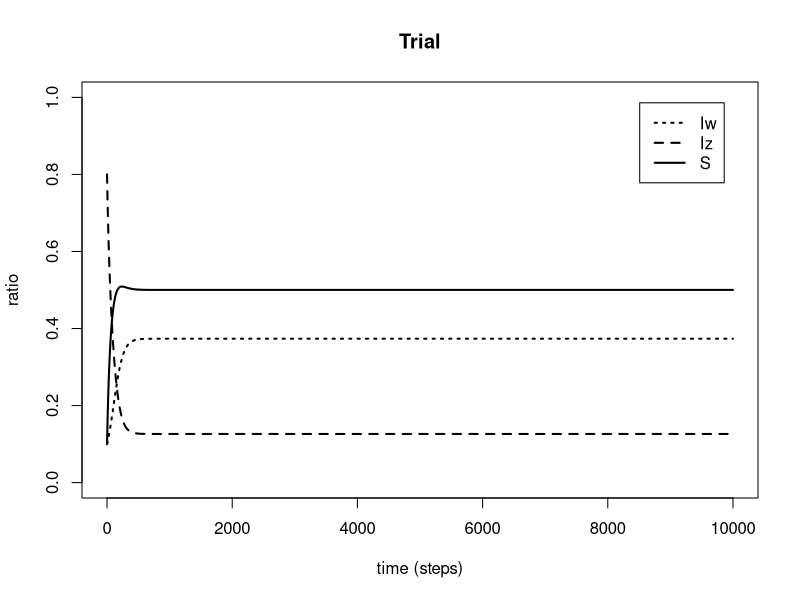
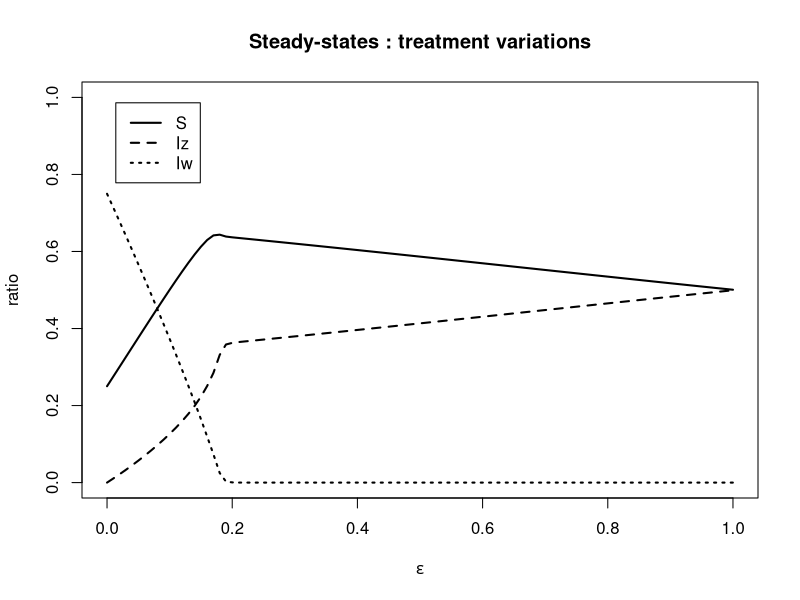
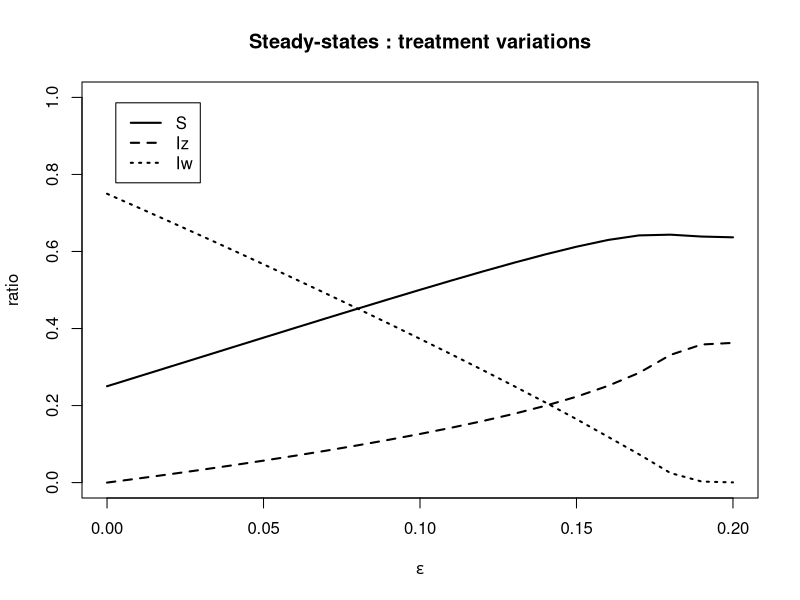
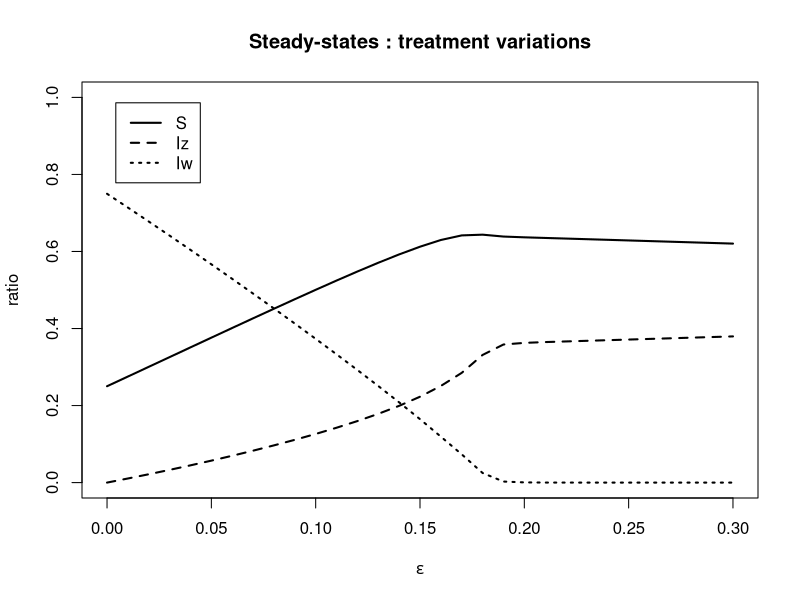
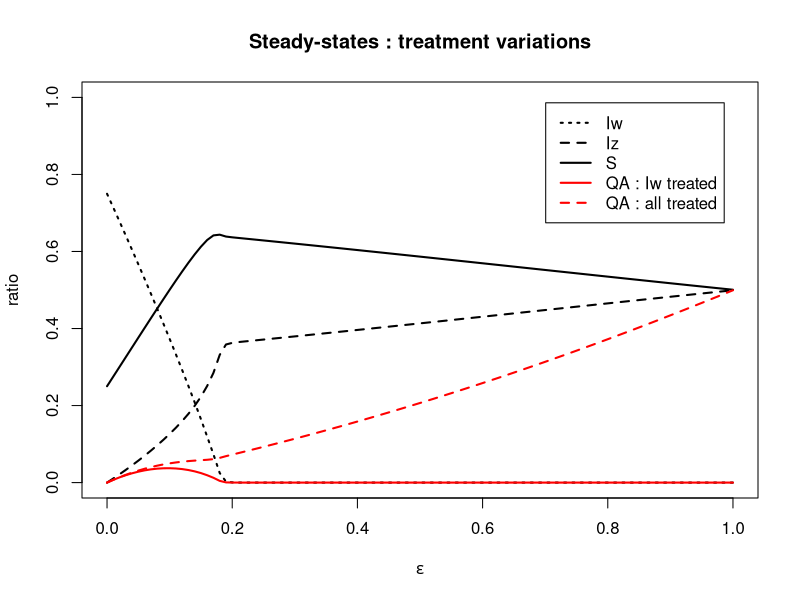

Write R code to recreate these figures, in order.
## ---- chunk 1
library(deSolve)

options("scipen" = 10)
N <- 1
a <- 10000 #time span
m <- 1 #time step

pbeta_w_basic <- 0.04 #transmission parameter of Iw
pbeta_z_basic <- 0.015 #transmission parameter of Iz

prate_beta_w <- 0.01 #rate at which beta_w decreases with E
prate_beta_z <- 0.01 #rate at which beta_z increases with E
prate_rho_prim <- 0.001 #rate at which rho_prim increases with E

pgammaa <- 0.01 #innate recovery rate
pgamma_tilt <- 0.1 #recovery rate of Iw when treated by antibiotics


prho <- 0.05 #probability of clinical failure
prho_prim <- 0

peps <- 0.10 #initial value of the ratio of treated patients
peps_test <- 0.10 #initial value of the ratio of treated patients





prhoi <- seq(0,0.10,by=0.001)
prhoi_ext <- seq(0,0.50,by=0.001)
pepsi <- seq(0,1,by=0.01)


prop <- 0.01 



conv_crit <- 0.00001


## ---- chunk 2
parameters <- c(beta_w_basic=pbeta_w_basic, beta_z_basic=pbeta_z_basic, gamma=pgammaa, gamma_prim=pgamma_tilt, eps=peps, rho=prho, rate_beta_w=prate_beta_w, rate_beta_z=prate_beta_z, rate_rho_prim=prate_rho_prim )

state <- c(S=0.1, Iw=0.1, Iz=0.8)

times <- seq(0, a, by=m)

SIS_no_detection=function(times, state, parameters){
  with(as.list(c(state,parameters)),
       { 
         E = eps*(Iw+Iz)
         beta_w = beta_w_basic - E*rate_beta_w
         beta_z = beta_z_basic + E*rate_beta_z
         rho_prim = E*rate_rho_prim
         dS = - beta_w*Iw*S - beta_z*Iz*S + gamma*(1-eps)*Iw + gamma_prim*eps*Iw + gamma*Iz
        dIw = beta_w*Iw*S + (1-eps)*beta_w*Iw*Iz - eps*beta_z*Iz*Iw - rho*eps*Iw - gamma*(1-eps)*Iw - gamma_prim*eps*Iw - rho_prim*Iw
        dIz = beta_z*Iz*S + eps*beta_z*Iz*Iw + rho*eps*Iw - (1-eps)*beta_w*Iw*Iz - gamma*Iz + rho_prim*Iw
        
        list(c(dS, dIw, dIz))
       })
}

out=as.data.frame(
  ode(y=state, times=times, func=SIS_no_detection, parms=parameters)
)

## ---- chunk 3

plot(times, out$S, main="Trial", xlab="time (steps)", ylab="ratio", ylim=c(0,1), lty=1, lwd=2, type="l")
lines(times, out$Iw, lty=3, lwd=2)
lines(times, out$Iz, lty=2, lwd=2)

legend("topright" , inset=.05, c("Iw", "Iz", "S" ), lty=c(3,2,1), lwd=c(2,2,2))
## ---- chunk 4

parameters <- c(beta_w_basic=pbeta_w_basic, beta_z_basic=pbeta_z_basic, gamma=pgammaa, gamma_prim=pgamma_tilt, eps=peps, rho=prho, rate_beta_w=prate_beta_w, rate_beta_z=prate_beta_z, rate_rho_prim=prate_rho_prim )

state <- c(S=1-2*prop, Iw=prop, Iz=prop)

times <- seq(0, a, by=m)


root_main=function(times, state, parameters){
  dstate <- unlist(SIS_no_detection(times, state, parameters))
  sum(abs(dstate)) - conv_crit
  }

exploit_param_eps=function(x) {
  parameters[5] <- x
  out <- lsodar(func=SIS_no_detection, y=state, parms=parameters, times=times, rootfunc=root_main)
  return(tail(out, n=1))
  }

steady_eps <- do.call(rbind, lapply(pepsi, exploit_param_eps))
steady_eps <- unlist(steady_eps)

steady_time_eps <- steady_eps[,1]
steady_S_eps <- steady_eps[,2]
steady_Iw_eps <- steady_eps[,3]
steady_Iz_eps <- steady_eps[,4]
steady_QA_Iw_eps <- steady_Iw_eps*pepsi
steady_QA_Iw_Iz_eps <- (steady_Iw_eps+steady_Iz_eps)*pepsi

## ---- chunk 5

plot(pepsi, steady_Iw_eps, main="Steady-states : treatment variations", xlab=expression(epsilon), ylab="ratio", ylim=c(0,1), lty=3, lwd=2, type="l")

lines(pepsi, steady_Iz_eps, lty=2, lwd=2)
lines(pepsi, steady_S_eps, lty=1, lwd=2)

legend("topleft", inset=.05, c("S", "Iz", "Iw"), lty=c(1,2,3), lwd=rep(2,3))


#zoom : control for no interhost compet

pepsi2 <- seq(0,0.20,by=0.01)
steady_Iw_eps2 <- steady_Iw_eps[1:length(pepsi2)]
steady_Iz_eps2 <- steady_Iz_eps[1:length(pepsi2)]
steady_S_eps2 <- steady_S_eps[1:length(pepsi2)]

plot(pepsi2, steady_Iw_eps2, main="Steady-states : treatment variations", xlab=expression(epsilon), ylab="ratio", ylim=c(0,1), lty=3, lwd=2, type="l")

lines(pepsi2, steady_Iz_eps2, lty=2, lwd=2)
lines(pepsi2, steady_S_eps2, lty=1, lwd=2)

legend("topleft", inset=.05, c("S", "Iz", "Iw"), lty=c(1,2,3), lwd=rep(2,3))

#zoom : control for no sec resistance partial model

pepsi3 <- seq(0,0.30,by=0.01)
steady_Iw_eps3 <- steady_Iw_eps[1:length(pepsi3)]
steady_Iz_eps3 <- steady_Iz_eps[1:length(pepsi3)]
steady_S_eps3 <- steady_S_eps[1:length(pepsi3)]

plot(pepsi3, steady_Iw_eps3, main="Steady-states : treatment variations", xlab=expression(epsilon), ylab="ratio", ylim=c(0,1), lty=3, lwd=2, type="l")

lines(pepsi3, steady_Iz_eps3, lty=2, lwd=2)
lines(pepsi3, steady_S_eps3, lty=1, lwd=2)

legend("topleft", inset=.05, c("S", "Iz", "Iw"), lty=c(1,2,3), lwd=rep(2,3))





plot(pepsi, steady_Iw_eps, main="Steady-states : treatment variations", xlab=expression(epsilon), ylab="ratio", ylim=c(0,1), lty=3, lwd=2, type="l")

lines(pepsi, steady_Iz_eps, lty=2, lwd=2)
lines(pepsi, steady_S_eps, lty=1, lwd=2)
lines(pepsi, steady_QA_Iw_eps, lty=1, lwd=2, col='red')
lines(pepsi, steady_QA_Iw_Iz_eps, lty=2, lwd=2, col='red')

legend("topright" , inset=.05, c("Iw", "Iz", "S", 'QA : Iw treated', 'QA : all treated' ), lty=c(3,2,1,1,2), lwd=c(2,2,2,2,2), col=c(rep('black',3), rep('red',2)))
